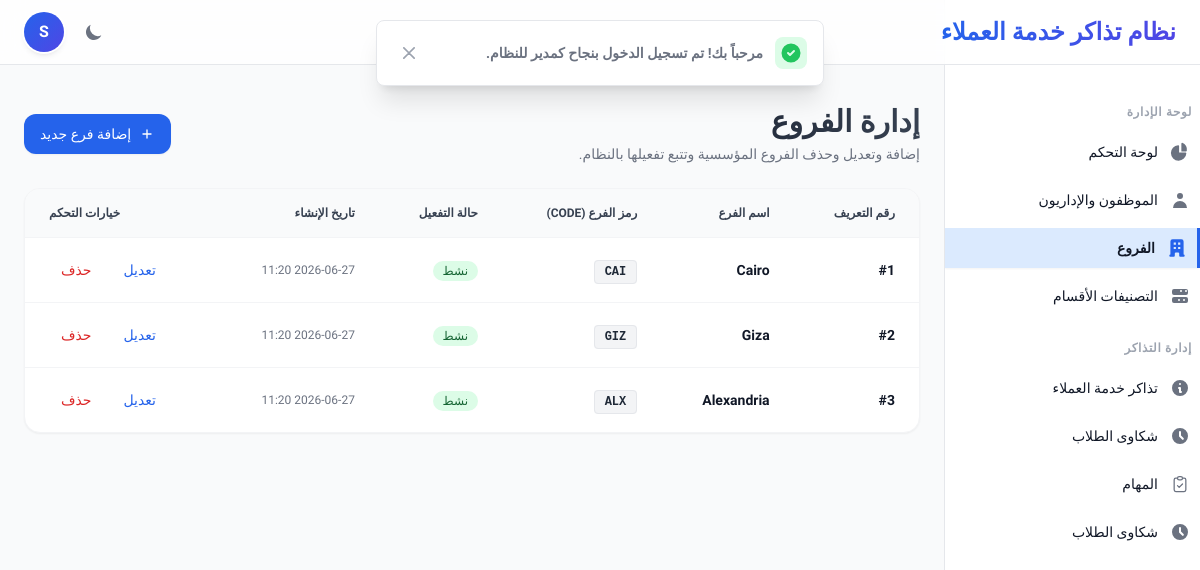
The app's page /admin/branches.php (signed in) with its own data.
### tables this page shows
CREATE TABLE IF NOT EXISTS `branches` (
    `id` INT AUTO_INCREMENT PRIMARY KEY,
    `name` VARCHAR(150) NOT NULL,
    `code` VARCHAR(50) UNIQUE,
    `status` ENUM('active','inactive') DEFAULT 'active',
    `created_at` TIMESTAMP DEFAULT CURRENT_TIMESTAMP
);

### admin/branches.php (the view, shortened to what this page needs)
<?php
$db = getDBConnection();
$pageParams = get_pagination_params(10);
$branches = [];
try {
    $stmt = $db->prepare("SELECT * FROM branches ORDER BY id ASC LIMIT :limit OFFSET :offset");
    $stmt->bindValue(':limit', $pageParams['perPage'], PDO::PARAM_INT);
    $stmt->bindValue(':offset', $pageParams['offset'], PDO::PARAM_INT);
    $stmt->execute();
    $branches = $stmt->fetchAll();
} catch (PDOException $e) {
    error_log("Branches list fetch error: " . $e->getMessage());
}
require_once __DIR__ . '/../includes/header.php';
require_once __DIR__ . '/../includes/sidebar.php';
?>
<main class="p-6 space-y-6 flex-1">
    <div class="flex flex-col md:flex-row md:items-center md:justify-between space-y-4 md:space-y-0">
        <div>
            <h1 class="text-3xl font-bold bg-gradient-to-r from-gray-900 to-gray-700 dark:from-white dark:to-gray-300 bg-clip-text text-transparent">
            </h1>
            <p class="mt-1 text-sm text-gray-500 dark:text-gray-400">
                إضافة وتعديل وحذف الفروع المؤسسية وتتبع تفعيلها بالنظام.
            </p>
        </div>
        <div>
            <button data-modal-target="add-branch-modal" data-modal-toggle="add-branch-modal" type="button" class="inline-flex items-center px-4 py-2.5 text-sm font-medium text-white bg-blue-600 hover:bg-blue-700 focus:ring-4 focus:outline-none focus:ring-blue-300 rounded-xl shadow-sm dark:bg-blue-600 dark:hover:bg-blue-700 transition-all">
                <svg class="w-4 h-4 ml-2" fill="none" stroke="currentColor" viewBox="0 0 24 24" xmlns="http://www.w3.org/2000/svg">
                    <path stroke-linecap="round" stroke-linejoin="round" stroke-width="2" d="M12 6v6m0 0v6m0-6h6m-6 0H6"/>
                </svg>
                إضافة فرع جديد
            </button>
        </div>
    </div>
    <div class="bg-white border border-gray-100 rounded-2xl shadow-sm dark:bg-gray-800 dark:border-gray-700 overflow-hidden">
        <div class="overflow-x-auto">
            <table class="w-full text-sm text-right text-gray-500 dark:text-gray-400">
                <thead class="text-xs text-gray-700 uppercase bg-gray-50 dark:bg-gray-700 dark:text-gray-400 border-b border-gray-100 dark:border-gray-700">
                    <tr>
                        <th scope="col" class="px-6 py-4">رقم التعريف</th>
                        <th scope="col" class="px-6 py-4">اسم الفرع</th>
                        <th scope="col" class="px-6 py-4">رمز الفرع (Code)</th>
                        <th scope="col" class="px-6 py-4">حالة التفعيل</th>
                        <th scope="col" class="px-6 py-4">تاريخ الإنشاء</th>
                        <th scope="col" class="px-6 py-4 text-left">خيارات التحكم</th>
                    </tr>
                </thead>
                <tbody class="divide-y divide-gray-100 dark:divide-gray-700">
                    <?php if (empty($branches)): ?>
                        <tr>
                            <td colspan="6" class="px-6 py-8 text-center text-gray-500 dark:text-gray-400">
                                لا يوجد فروع مسجلة بالنظام حتى الآن.
                            </td>
                        </tr>
                    <?php else: ?>
                        <?php foreach ($branches as $branch): ?>
                            <tr class="hover:bg-gray-50/50 dark:hover:bg-gray-700/30 transition-colors">
                                <td class="px-6 py-4 font-semibold text-gray-900 dark:text-white">#<?php echo $branch['id']; ?></td>
                                <td class="px-6 py-4 font-semibold text-gray-900 dark:text-white"><?php echo htmlspecialchars($branch['name']); ?></td>
                                <td class="px-6 py-4">
                                    <span class="px-2.5 py-1 text-xs font-mono font-bold rounded bg-gray-100 text-gray-800 dark:bg-gray-700 dark:text-gray-300 border border-gray-200 dark:border-gray-600">
                                        <?php echo htmlspecialchars($branch['code']); ?>
                                    </span>
                                </td>
                                <td class="px-6 py-4">
                                    <?php if ($branch['status'] === 'active'): ?>
                                        <span class="inline-flex items-center px-2.5 py-0.5 text-xs font-medium rounded-full bg-green-100 text-green-800 dark:bg-green-900 dark:text-green-200">
                                            نشط
                                        </span>
                                    <?php else: ?>
                                        <span class="inline-flex items-center px-2.5 py-0.5 text-xs font-medium rounded-full bg-red-100 text-red-800 dark:bg-red-900 dark:text-red-200">
                                            غير نشط
                                        </span>
                                    <?php endif; ?>
                                </td>
                                <td class="px-6 py-4 text-xs">
                                    <?php echo date('Y-m-d H:i', strtotime($branch['created_at'])); ?>
                                </td>
                                <td class="px-6 py-4 text-left flex items-center justify-end gap-2">
                                    <button data-modal-target="edit-modal-<?php echo $branch['id']; ?>" data-modal-toggle="edit-modal-<?php echo $branch['id']; ?>" class="font-medium text-blue-600 dark:text-blue-500 hover:underline px-3 py-1.5 hover:bg-blue-50 dark:hover:bg-blue-900/20 rounded-lg transition-colors">
                                        تعديل
                                    </button>
                                    <button data-modal-target="delete-modal-<?php echo $branch['id']; ?>" data-modal-toggle="delete-modal-<?php echo $branch['id']; ?>" class="font-medium text-red-600 dark:text-red-500 hover:underline px-3 py-1.5 hover:bg-red-50 dark:hover:bg-red-900/20 rounded-lg transition-colors">
                                        حذف
                                    </button>
                                </td>
                            </tr>
                        <?php endforeach; ?>
                    <?php endif; ?>
                </tbody>
            </table>
        </div>
    </div>
</main>
<?php
require_once __DIR__ . '/../includes/footer.php';
?>

### includes/header.php (style rules this page uses)
body { font-family: 'Cairo', sans-serif; }

### records on screen
branches: id "1", name "Cairo", code "CAI", status "نشط", created_at "2026-06-27 11:20"
branches: id "2", name "Giza", code "GIZ", status "نشط", created_at "2026-06-27 11:20"
branches: id "3", name "Alexandria", code "ALX", status "نشط", created_at "2026-06-27 11:20"

### other values on screen
mb_substr($_SESSION['user_name'] ?? 'م', 0, 1, 'UTF-8') "S"
$_SESSION['success'] "مرحباً بك! تم تسجيل الدخول بنجاح كمدير للنظام."
